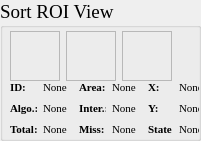
  <widget class="QGroupBox" name="grp_sortROIView">
   <property name="geometry">
    <rect>
     <x>600</x>
     <y>680</y>
     <width>201</width>
     <height>141</height>
    </rect>
   </property>
   <property name="minimumSize">
    <size>
     <width>0</width>
     <height>0</height>
    </size>
   </property>
   <property name="maximumSize">
    <size>
     <width>666</width>
     <height>666</height>
    </size>
   </property>
   <property name="font">
    <font>
     <family>Times New Roman</family>
     <pointsize>14</pointsize>
    </font>
   </property>
   <property name="title">
    <string>Sort ROI View</string>
   </property>
   <widget class="QWidget" name="layoutWidget">
    <property name="geometry">
     <rect>
      <x>10</x>
      <y>80</y>
      <width>191</width>
      <height>59</height>
     </rect>
    </property>
    <layout class="QGridLayout" name="gridLayout_26">
     <item row="0" column="0">
      <widget class="QLabel" name="lb_cameraState_61">
       <property name="minimumSize">
        <size>
         <width>27</width>
         <height>15</height>
        </size>
       </property>
       <property name="maximumSize">
        <size>
         <width>27</width>
         <height>15</height>
        </size>
       </property>
       <property name="font">
        <font>
         <family>Times New Roman</family>
         <pointsize>8</pointsize>
         <weight>75</weight>
         <bold>true</bold>
        </font>
       </property>
       <property name="text">
        <string>ID:</string>
       </property>
      </widget>
     </item>
     <item row="0" column="1">
      <widget class="QLabel" name="lb_sortCell_id">
       <property name="minimumSize">
        <size>
         <width>30</width>
         <height>15</height>
        </size>
       </property>
       <property name="maximumSize">
        <size>
         <width>30</width>
         <height>15</height>
        </size>
       </property>
       <property name="font">
        <font>
         <family>Times New Roman</family>
         <pointsize>8</pointsize>
         <weight>50</weight>
         <bold>false</bold>
        </font>
       </property>
       <property name="text">
        <string>None</string>
       </property>
      </widget>
     </item>
     <item row="0" column="2">
      <widget class="QLabel" name="lb_cameraState_27">
       <property name="minimumSize">
        <size>
         <width>27</width>
         <height>15</height>
        </size>
       </property>
       <property name="maximumSize">
        <size>
         <width>27</width>
         <height>15</height>
        </size>
       </property>
       <property name="font">
        <font>
         <family>Times New Roman</family>
         <pointsize>8</pointsize>
         <weight>75</weight>
         <bold>true</bold>
        </font>
       </property>
       <property name="text">
        <string>Area:</string>
       </property>
      </widget>
     </item>
     <item row="0" column="3">
      <widget class="QLabel" name="lb_sortCellArea">
       <property name="minimumSize">
        <size>
         <width>25</width>
         <height>15</height>
        </size>
       </property>
       <property name="maximumSize">
        <size>
         <width>25</width>
         <height>15</height>
        </size>
       </property>
       <property name="font">
        <font>
         <family>Times New Roman</family>
         <pointsize>8</pointsize>
         <weight>50</weight>
         <bold>false</bold>
        </font>
       </property>
       <property name="text">
        <string>None</string>
       </property>
      </widget>
     </item>
     <item row="0" column="4">
      <widget class="QLabel" name="lb_cameraState_29">
       <property name="minimumSize">
        <size>
         <width>25</width>
         <height>15</height>
        </size>
       </property>
       <property name="maximumSize">
        <size>
         <width>25</width>
         <height>15</height>
        </size>
       </property>
       <property name="font">
        <font>
         <family>Times New Roman</family>
         <pointsize>8</pointsize>
         <weight>75</weight>
         <bold>true</bold>
        </font>
       </property>
       <property name="text">
        <string>X:</string>
       </property>
      </widget>
     </item>
     <item row="0" column="5">
      <widget class="QLabel" name="lb_sortCell_X">
       <property name="minimumSize">
        <size>
         <width>20</width>
         <height>15</height>
        </size>
       </property>
       <property name="maximumSize">
        <size>
         <width>20</width>
         <height>15</height>
        </size>
       </property>
       <property name="font">
        <font>
         <family>Times New Roman</family>
         <pointsize>8</pointsize>
         <weight>50</weight>
         <bold>false</bold>
        </font>
       </property>
       <property name="text">
        <string>None</string>
       </property>
      </widget>
     </item>
     <item row="1" column="0">
      <widget class="QLabel" name="lb_cameraState_77">
       <property name="minimumSize">
        <size>
         <width>27</width>
         <height>15</height>
        </size>
       </property>
       <property name="maximumSize">
        <size>
         <width>27</width>
         <height>15</height>
        </size>
       </property>
       <property name="font">
        <font>
         <family>Times New Roman</family>
         <pointsize>8</pointsize>
         <weight>75</weight>
         <bold>true</bold>
        </font>
       </property>
       <property name="text">
        <string>Algo.:</string>
       </property>
      </widget>
     </item>
     <item row="1" column="1">
      <widget class="QLabel" name="lb_sortCell_algorithmTime">
       <property name="minimumSize">
        <size>
         <width>27</width>
         <height>15</height>
        </size>
       </property>
       <property name="maximumSize">
        <size>
         <width>27</width>
         <height>15</height>
        </size>
       </property>
       <property name="font">
        <font>
         <family>Times New Roman</family>
         <pointsize>8</pointsize>
         <weight>50</weight>
         <bold>false</bold>
        </font>
       </property>
       <property name="text">
        <string>None</string>
       </property>
      </widget>
     </item>
     <item row="1" column="2">
      <widget class="QLabel" name="lb_cameraState_65">
       <property name="minimumSize">
        <size>
         <width>27</width>
         <height>15</height>
        </size>
       </property>
       <property name="maximumSize">
        <size>
         <width>27</width>
         <height>15</height>
        </size>
       </property>
       <property name="font">
        <font>
         <family>Times New Roman</family>
         <pointsize>8</pointsize>
         <weight>75</weight>
         <bold>true</bold>
        </font>
       </property>
       <property name="text">
        <string>Inter.:</string>
       </property>
      </widget>
     </item>
     <item row="1" column="3">
      <widget class="QLabel" name="lb_sortCell_intervalTime">
       <property name="minimumSize">
        <size>
         <width>25</width>
         <height>15</height>
        </size>
       </property>
       <property name="maximumSize">
        <size>
         <width>25</width>
         <height>15</height>
        </size>
       </property>
       <property name="font">
        <font>
         <family>Times New Roman</family>
         <pointsize>8</pointsize>
         <weight>50</weight>
         <bold>false</bold>
        </font>
       </property>
       <property name="text">
        <string>None</string>
       </property>
      </widget>
     </item>
     <item row="1" column="4">
      <widget class="QLabel" name="lb_cameraState_36">
       <property name="minimumSize">
        <size>
         <width>25</width>
         <height>15</height>
        </size>
       </property>
       <property name="maximumSize">
        <size>
         <width>25</width>
         <height>15</height>
        </size>
       </property>
       <property name="font">
        <font>
         <family>Times New Roman</family>
         <pointsize>8</pointsize>
         <weight>75</weight>
         <bold>true</bold>
        </font>
       </property>
       <property name="text">
        <string>Y:</string>
       </property>
      </widget>
     </item>
     <item row="1" column="5">
      <widget class="QLabel" name="lb_sortCell_Y">
       <property name="minimumSize">
        <size>
         <width>20</width>
         <height>15</height>
        </size>
       </property>
       <property name="maximumSize">
        <size>
         <width>20</width>
         <height>15</height>
        </size>
       </property>
       <property name="font">
        <font>
         <family>Times New Roman</family>
         <pointsize>8</pointsize>
         <weight>50</weight>
         <bold>false</bold>
        </font>
       </property>
       <property name="text">
        <string>None</string>
       </property>
      </widget>
     </item>
     <item row="2" column="0">
      <widget class="QLabel" name="lb_cameraState_37">
       <property name="minimumSize">
        <size>
         <width>27</width>
         <height>15</height>
        </size>
       </property>
       <property name="maximumSize">
        <size>
         <width>27</width>
         <height>15</height>
        </size>
       </property>
       <property name="font">
        <font>
         <family>Times New Roman</family>
         <pointsize>8</pointsize>
         <weight>75</weight>
         <bold>true</bold>
        </font>
       </property>
       <property name="text">
        <string>Total:</string>
       </property>
      </widget>
     </item>
     <item row="2" column="1">
      <widget class="QLabel" name="lb_sortCell_total">
       <property name="minimumSize">
        <size>
         <width>30</width>
         <height>15</height>
        </size>
       </property>
       <property name="maximumSize">
        <size>
         <width>30</width>
         <height>15</height>
        </size>
       </property>
       <property name="font">
        <font>
         <family>Times New Roman</family>
         <pointsize>8</pointsize>
         <weight>50</weight>
         <bold>false</bold>
        </font>
       </property>
       <property name="text">
        <string>None</string>
       </property>
      </widget>
     </item>
     <item row="2" column="2">
      <widget class="QLabel" name="lb_cameraState_39">
       <property name="minimumSize">
        <size>
         <width>27</width>
         <height>15</height>
        </size>
       </property>
       <property name="maximumSize">
        <size>
         <width>27</width>
         <height>15</height>
        </size>
       </property>
       <property name="font">
        <font>
         <family>Times New Roman</family>
         <pointsize>8</pointsize>
         <weight>75</weight>
         <bold>true</bold>
        </font>
       </property>
       <property name="text">
        <string>Miss:</string>
       </property>
      </widget>
     </item>
     <item row="2" column="3">
      <widget class="QLabel" name="lb_sortCell_miss">
       <property name="minimumSize">
        <size>
         <width>30</width>
         <height>15</height>
        </size>
       </property>
       <property name="maximumSize">
        <size>
         <width>30</width>
         <height>15</height>
        </size>
       </property>
       <property name="font">
        <font>
         <family>Times New Roman</family>
         <pointsize>8</pointsize>
         <weight>50</weight>
         <bold>false</bold>
        </font>
       </property>
       <property name="text">
        <string>None</string>
       </property>
      </widget>
     </item>
     <item row="2" column="4">
      <widget class="QLabel" name="lb_cameraState_42">
       <property name="minimumSize">
        <size>
         <width>25</width>
         <height>15</height>
        </size>
       </property>
       <property name="maximumSize">
        <size>
         <width>25</width>
         <height>15</height>
        </size>
       </property>
       <property name="font">
        <font>
         <family>Times New Roman</family>
         <pointsize>8</pointsize>
         <weight>75</weight>
         <bold>true</bold>
        </font>
       </property>
       <property name="text">
        <string>State</string>
       </property>
      </widget>
     </item>
     <item row="2" column="5">
      <widget class="QLabel" name="lb_sortROI_state">
       <property name="minimumSize">
        <size>
         <width>20</width>
         <height>15</height>
        </size>
       </property>
       <property name="maximumSize">
        <size>
         <width>20</width>
         <height>15</height>
        </size>
       </property>
       <property name="font">
        <font>
         <family>Times New Roman</family>
         <pointsize>8</pointsize>
         <weight>50</weight>
         <bold>false</bold>
        </font>
       </property>
       <property name="text">
        <string>None</string>
       </property>
      </widget>
     </item>
    </layout>
   </widget>
   <widget class="QWidget" name="layoutWidget">
    <property name="geometry">
     <rect>
      <x>10</x>
      <y>30</y>
      <width>164</width>
      <height>52</height>
     </rect>
    </property>
    <layout class="QGridLayout" name="gridLayout_13">
     <item row="0" column="0">
      <widget class="QLabel" name="lb_sortROIView_original">
       <property name="minimumSize">
        <size>
         <width>50</width>
         <height>50</height>
        </size>
       </property>
       <property name="maximumSize">
        <size>
         <width>50</width>
         <height>50</height>
        </size>
       </property>
       <property name="font">
        <font>
         <family>Times New Roman</family>
         <pointsize>14</pointsize>
         <weight>50</weight>
         <bold>false</bold>
        </font>
       </property>
       <property name="frameShape">
        <enum>QFrame::StyledPanel</enum>
       </property>
       <property name="text">
        <string/>
       </property>
      </widget>
     </item>
     <item row="0" column="1">
      <widget class="QLabel" name="lb_sortROIView_processed">
       <property name="minimumSize">
        <size>
         <width>50</width>
         <height>50</height>
        </size>
       </property>
       <property name="maximumSize">
        <size>
         <width>50</width>
         <height>50</height>
        </size>
       </property>
       <property name="font">
        <font>
         <family>Times New Roman</family>
         <pointsize>14</pointsize>
         <weight>50</weight>
         <bold>false</bold>
        </font>
       </property>
       <property name="frameShape">
        <enum>QFrame::StyledPanel</enum>
       </property>
       <property name="text">
        <string/>
       </property>
      </widget>
     </item>
     <item row="0" column="2">
      <widget class="QLabel" name="lb_sortROIView_target">
       <property name="minimumSize">
        <size>
         <width>50</width>
         <height>50</height>
        </size>
       </property>
       <property name="maximumSize">
        <size>
         <width>50</width>
         <height>50</height>
        </size>
       </property>
       <property name="font">
        <font>
         <family>Times New Roman</family>
         <pointsize>14</pointsize>
         <weight>50</weight>
         <bold>false</bold>
        </font>
       </property>
       <property name="frameShape">
        <enum>QFrame::StyledPanel</enum>
       </property>
       <property name="text">
        <string/>
       </property>
      </widget>
     </item>
    </layout>
   </widget>
  </widget>
